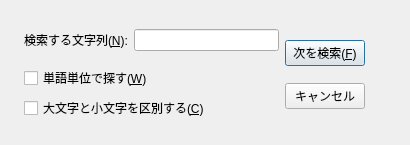
<?xml version="1.0" encoding="UTF-8"?>
<ui version="4.0">
 <class>FindDialog</class>
 <widget class="QDialog" name="FindDialog">
  <property name="geometry">
   <rect>
    <x>0</x>
    <y>0</y>
    <width>410</width>
    <height>145</height>
   </rect>
  </property>
  <property name="windowTitle">
   <string>Dialog</string>
  </property>
  <widget class="QWidget" name="">
   <property name="geometry">
    <rect>
     <x>24</x>
     <y>29</y>
     <width>341</width>
     <height>91</height>
    </rect>
   </property>
   <layout class="QGridLayout" name="gridLayout">
    <item row="0" column="0">
     <layout class="QFormLayout" name="formLayout">
      <item row="0" column="0">
       <widget class="QLabel" name="searchTextLabel">
        <property name="text">
         <string>検索する文字列(&amp;N):</string>
        </property>
        <property name="buddy">
         <cstring>searchTextLineEdit</cstring>
        </property>
       </widget>
      </item>
      <item row="0" column="1">
       <widget class="QLineEdit" name="searchTextLineEdit"/>
      </item>
     </layout>
    </item>
    <item row="0" column="1" rowspan="2">
     <layout class="QVBoxLayout" name="verticalLayout_2">
      <item>
       <widget class="QPushButton" name="searchNextPushButton">
        <property name="text">
         <string>次を検索(&amp;F)</string>
        </property>
       </widget>
      </item>
      <item>
       <widget class="QPushButton" name="cancelButton">
        <property name="text">
         <string>キャンセル</string>
        </property>
       </widget>
      </item>
     </layout>
    </item>
    <item row="1" column="0">
     <layout class="QVBoxLayout" name="verticalLayout">
      <item>
       <widget class="QCheckBox" name="wholeWordsCheckBox">
        <property name="text">
         <string>単語単位で探す(&amp;W)</string>
        </property>
       </widget>
      </item>
      <item>
       <widget class="QCheckBox" name="findCaseSensitivelyCheckBox">
        <property name="text">
         <string>大文字と小文字を区別する(&amp;C)</string>
        </property>
       </widget>
      </item>
     </layout>
    </item>
   </layout>
  </widget>
 </widget>
 <resources/>
 <connections>
  <connection>
   <sender>cancelButton</sender>
   <signal>clicked()</signal>
   <receiver>FindDialog</receiver>
   <slot>close()</slot>
   <hints>
    <hint type="sourcelabel">
     <x>336</x>
     <y>80</y>
    </hint>
    <hint type="destinationlabel">
     <x>339</x>
     <y>122</y>
    </hint>
   </hints>
  </connection>
 </connections>
</ui>
